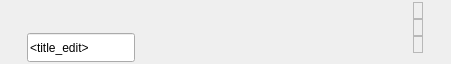
<?xml version="1.0" encoding="UTF-8"?>
<ui version="4.0">
 <class>Form</class>
 <widget class="QWidget" name="Form">
  <property name="geometry">
   <rect>
    <x>0</x>
    <y>0</y>
    <width>451</width>
    <height>64</height>
   </rect>
  </property>
  <property name="sizePolicy">
   <sizepolicy hsizetype="Preferred" vsizetype="Preferred">
    <horstretch>0</horstretch>
    <verstretch>0</verstretch>
   </sizepolicy>
  </property>
  <property name="windowTitle">
   <string>Form</string>
  </property>
  <layout class="QGridLayout" name="gridLayout">
   <property name="margin">
    <number>2</number>
   </property>
   <property name="spacing">
    <number>2</number>
   </property>
   <item row="0" column="0">
    <layout class="QVBoxLayout" name="vlayout_performance">
     <property name="spacing">
      <number>2</number>
     </property>
     <item>
      <layout class="QHBoxLayout" name="horizontalLayout_3">
       <item>
        <layout class="QVBoxLayout" name="vlayout_title">
         <property name="spacing">
          <number>2</number>
         </property>
         <item>
          <layout class="QHBoxLayout" name="horizontalLayout">
           <property name="spacing">
            <number>2</number>
           </property>
           <item>
            <layout class="QVBoxLayout" name="verticalLayout_6">
             <property name="spacing">
              <number>0</number>
             </property>
             <item>
              <layout class="QHBoxLayout" name="horizontalLayout_5">
               <property name="spacing">
                <number>2</number>
               </property>
               <item>
                <widget class="QLabel" name="label_icon">
                 <property name="text">
                  <string>&lt;icon&gt;</string>
                 </property>
                </widget>
               </item>
               <item>
                <widget class="QLabel" name="label_arch_icon">
                 <property name="text">
                  <string>&lt;arch&gt;</string>
                 </property>
                </widget>
               </item>
               <item>
                <widget class="QLabel" name="label_label">
                 <property name="text">
                  <string>&lt;label&gt;</string>
                 </property>
                </widget>
               </item>
              </layout>
             </item>
             <item>
              <spacer name="verticalSpacer">
               <property name="orientation">
                <enum>Qt::Vertical</enum>
               </property>
               <property name="sizeHint" stdset="0">
                <size>
                 <width>0</width>
                 <height>0</height>
                </size>
               </property>
              </spacer>
             </item>
            </layout>
           </item>
           <item>
            <spacer name="horizontalSpacer_2">
             <property name="orientation">
              <enum>Qt::Horizontal</enum>
             </property>
             <property name="sizeType">
              <enum>QSizePolicy::MinimumExpanding</enum>
             </property>
             <property name="sizeHint" stdset="0">
              <size>
               <width>10</width>
               <height>0</height>
              </size>
             </property>
            </spacer>
           </item>
          </layout>
         </item>
         <item>
          <layout class="QHBoxLayout" name="horizontalLayout_13">
           <property name="spacing">
            <number>2</number>
           </property>
           <item>
            <widget class="QWidget" name="widget_expand_collapse" native="true">
             <layout class="QGridLayout" name="gridLayout_4">
              <property name="margin">
               <number>0</number>
              </property>
              <property name="spacing">
               <number>0</number>
              </property>
              <item row="0" column="0">
               <layout class="QHBoxLayout" name="hlayout_expand_collapse">
                <property name="spacing">
                 <number>2</number>
                </property>
               </layout>
              </item>
             </layout>
            </widget>
           </item>
           <item>
            <widget class="QLabel" name="label_lock_icon">
             <property name="text">
              <string>&lt;lock&gt;</string>
             </property>
            </widget>
           </item>
           <item>
            <widget class="QLabel" name="label_title">
             <property name="minimumSize">
              <size>
               <width>0</width>
               <height>0</height>
              </size>
             </property>
             <property name="maximumSize">
              <size>
               <width>16777215</width>
               <height>16777215</height>
              </size>
             </property>
             <property name="font">
              <font>
               <pointsize>15</pointsize>
               <weight>75</weight>
               <bold>true</bold>
              </font>
             </property>
             <property name="text">
              <string>&lt;placeholder_title&gt;</string>
             </property>
            </widget>
           </item>
           <item>
            <widget class="QLineEdit" name="label_title_edit">
             <property name="sizePolicy">
              <sizepolicy hsizetype="Expanding" vsizetype="Expanding">
               <horstretch>0</horstretch>
               <verstretch>0</verstretch>
              </sizepolicy>
             </property>
             <property name="minimumSize">
              <size>
               <width>0</width>
               <height>0</height>
              </size>
             </property>
             <property name="maximumSize">
              <size>
               <width>16777215</width>
               <height>16777215</height>
              </size>
             </property>
             <property name="font">
              <font>
               <weight>50</weight>
               <bold>false</bold>
              </font>
             </property>
             <property name="text">
              <string>&lt;title_edit&gt;</string>
             </property>
             <property name="frame">
              <bool>true</bool>
             </property>
             <property name="dragEnabled">
              <bool>true</bool>
             </property>
            </widget>
           </item>
           <item>
            <spacer name="horizontalSpacer">
             <property name="orientation">
              <enum>Qt::Horizontal</enum>
             </property>
             <property name="sizeHint" stdset="0">
              <size>
               <width>0</width>
               <height>0</height>
              </size>
             </property>
            </spacer>
           </item>
          </layout>
         </item>
        </layout>
       </item>
       <item>
        <spacer name="hspacer_taskinfo">
         <property name="orientation">
          <enum>Qt::Horizontal</enum>
         </property>
         <property name="sizeType">
          <enum>QSizePolicy::MinimumExpanding</enum>
         </property>
         <property name="sizeHint" stdset="0">
          <size>
           <width>5</width>
           <height>5</height>
          </size>
         </property>
        </spacer>
       </item>
       <item>
        <layout class="QVBoxLayout" name="verticalLayout">
         <property name="spacing">
          <number>0</number>
         </property>
         <item>
          <widget class="QLabel" name="label_task">
           <property name="font">
            <font>
             <pointsize>10</pointsize>
             <weight>75</weight>
             <bold>true</bold>
            </font>
           </property>
           <property name="frameShape">
            <enum>QFrame::StyledPanel</enum>
           </property>
           <property name="text">
            <string>&lt;task&gt;</string>
           </property>
           <property name="alignment">
            <set>Qt::AlignRight|Qt::AlignTrailing|Qt::AlignVCenter</set>
           </property>
          </widget>
         </item>
         <item>
          <widget class="QLabel" name="label_status">
           <property name="font">
            <font>
             <pointsize>10</pointsize>
             <weight>50</weight>
             <bold>false</bold>
            </font>
           </property>
           <property name="layoutDirection">
            <enum>Qt::LeftToRight</enum>
           </property>
           <property name="frameShape">
            <enum>QFrame::StyledPanel</enum>
           </property>
           <property name="text">
            <string>&lt;status&gt;</string>
           </property>
           <property name="alignment">
            <set>Qt::AlignRight|Qt::AlignTrailing|Qt::AlignVCenter</set>
           </property>
          </widget>
         </item>
         <item>
          <widget class="QLabel" name="label_assignee">
           <property name="font">
            <font>
             <pointsize>10</pointsize>
             <weight>50</weight>
             <bold>false</bold>
            </font>
           </property>
           <property name="layoutDirection">
            <enum>Qt::LeftToRight</enum>
           </property>
           <property name="frameShape">
            <enum>QFrame::StyledPanel</enum>
           </property>
           <property name="text">
            <string>&lt;assignee&gt;</string>
           </property>
           <property name="alignment">
            <set>Qt::AlignRight|Qt::AlignTrailing|Qt::AlignVCenter</set>
           </property>
          </widget>
         </item>
         <item>
          <spacer name="verticalSpacer_2">
           <property name="orientation">
            <enum>Qt::Vertical</enum>
           </property>
           <property name="sizeHint" stdset="0">
            <size>
             <width>0</width>
             <height>0</height>
            </size>
           </property>
          </spacer>
         </item>
        </layout>
       </item>
       <item>
        <spacer name="horizontalSpacer_3">
         <property name="orientation">
          <enum>Qt::Horizontal</enum>
         </property>
         <property name="sizeType">
          <enum>QSizePolicy::Fixed</enum>
         </property>
         <property name="sizeHint" stdset="0">
          <size>
           <width>13</width>
           <height>13</height>
          </size>
         </property>
        </spacer>
       </item>
       <item>
        <layout class="QVBoxLayout" name="vlayout_preview"/>
       </item>
       <item>
        <spacer name="horizontalSpacer_4">
         <property name="orientation">
          <enum>Qt::Horizontal</enum>
         </property>
         <property name="sizeType">
          <enum>QSizePolicy::Fixed</enum>
         </property>
         <property name="sizeHint" stdset="0">
          <size>
           <width>13</width>
           <height>13</height>
          </size>
         </property>
        </spacer>
       </item>
      </layout>
     </item>
    </layout>
   </item>
  </layout>
 </widget>
 <resources/>
 <connections/>
</ui>
